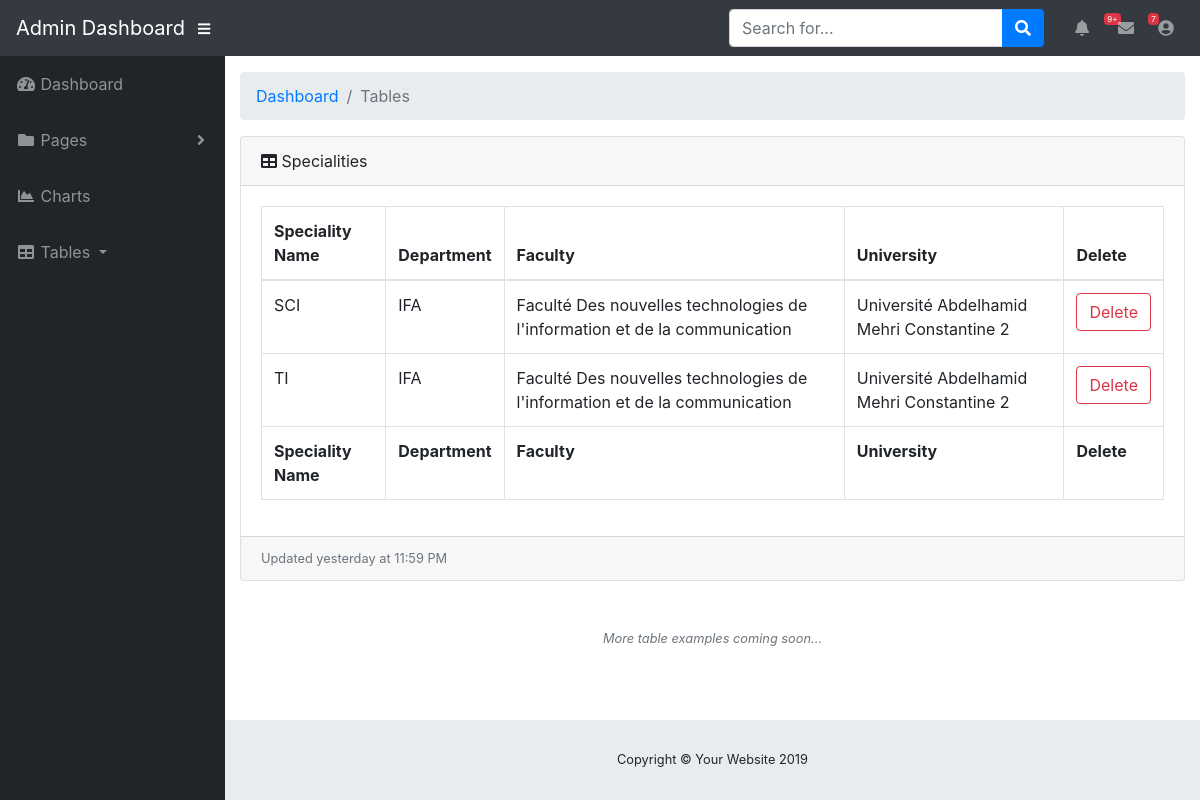
The app's page /admin/specialities with its own data.
### tables this page shows
CREATE TABLE SPECIALITY (ID VARCHAR UNIQUE, NAME VARCHAR, DEPARTMENT_ID VARCHAR);

CREATE TABLE DEPARTMENT (ID VARCHAR UNIQUE, NAME VARCHAR, FACULTY_ID VARCHAR);

CREATE TABLE FACULTY (ID VARCHAR UNIQUE, NAME VARCHAR, UNIVERSITY_ID VARCHAR, FACEBOOK_GROUP_URL VARCHAR);

CREATE TABLE UNIVERSITY (ID VARCHAR UNIQUE, NAME VARCHAR);

### models/admins/views.py (the view)
@admin_blueprint.route("specialities")
@admin_required
def speciality():
    specialities = get_all_specialities(all_fields=True)
    fields = ["Speciality ID", "Speciality Name", "Department", "Faculty", "University"]
    return render_template("admin/items.html", items=specialities, fields=fields, name="specialities", len=len)

### common/database.py (called while the page is built)
    @classmethod
    def get_all_specialities(cls, all_fields=False):
        if all_fields:
            cursor = cls.DATABASE.execute("""SELECT SPECIALITY.ID, SPECIALITY.NAME, DEPARTMENT.NAME, FACULTY.NAME, UNIVERSITY.NAME
                                            FROM SPECIALITY, DEPARTMENT, FACULTY, UNIVERSITY
                                            WHERE SPECIALITY.DEPARTMENT_ID = DEPARTMENT.ID
                                            AND DEPARTMENT.FACULTY_ID = FACULTY.ID
                                            AND FACULTY.UNIVERSITY_ID = UNIVERSITY.ID""")
        else:
            cursor = cls.DATABASE.execute("SELECT ID, NAME FROM SPECIALITY")
        return cursor.fetchall()

### common/utils.py (called while the page is built)
def admin_required(f):
    @wraps(f)
    def decorated_function(*args, **kws):
        return f(*args, **kws)
    return decorated_function

### templates/admin/items.html (shortened to what this page needs)
{% extends "admin/base.html" %}
{% block headcontent %}
<link href="{{url_for('static', filename='css/dataTables.bootstrap4.css')}}" rel="stylesheet">
{% endblock headcontent %}
{% block content %}
<ol class="breadcrumb">
    <li class="breadcrumb-item">
        <a href="{{url_for('admin.home')}}">Dashboard</a>
    </li>
    <li class="breadcrumb-item active">Tables</li>
</ol>
<div class="card mb-3">
    <div class="card-header text-capitalize">
        <i class="fas fa-table"></i>
        {{name}}</div>
    <div class="card-body">
        <div class="table-responsive">
            <table class="table table-bordered" id="dataTable" width="100%" cellspacing="0">
                <thead>
                    <tr>
                        {% for field in fields[1:] %}
                        <th class="text-capitalize">{{field}}</th>
                        {% endfor %}
                        <th>Delete</th>
                    </tr>
                </thead>
                <tfoot>
                    <tr>
                        {% for field in fields[1:] %}
                        <th class="text-capitalize">{{field}}</th>
                        {% endfor %}
                        <th>Delete</th>
                    </tr>
                </tfoot>
                <tbody>
                    {% for item in items %}
                    <tr>
                        {% for att in item[1:] %}
                        <td>{{att}}</td>
                        {% endfor %}
                        <td><a href="{{url_for('admin.delete_' + name, id=item[0])}}" class="btn btn-outline-danger">Delete</a></td>
                    </tr>
                    {% endfor %}
                </tbody>
            </table>
        </div>
    </div>
    <div class="card-footer small text-muted">Updated yesterday at 11:59 PM</div>
</div>
<p class="small text-center text-muted my-5">
    <em>More table examples coming soon...</em>
</p>
{% endblock content %}

### records on screen
SPECIALITY: NAME "SCI"
DEPARTMENT: NAME "IFA"
FACULTY: NAME "Faculté Des nouvelles technologies de l'information et de la communication"
UNIVERSITY: NAME "Université Abdelhamid Mehri Constantine 2"
SPECIALITY: NAME "TI"

### other values on screen
{{ name }} "Specialities"
{{ field }} "Speciality Name" "Department" "Faculty" "University"
